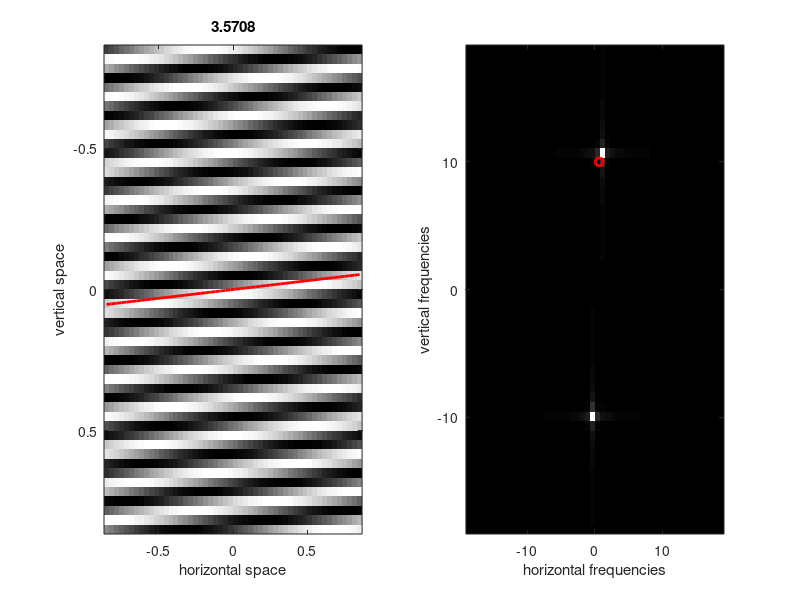

Source code (MATLAB):
 
%%
pixperdeg = 30;
cpd = 3;
phase = 0;
ori = pi/2;

rPix = 50/2;

dPix = rPix*2 + 1;
[X,Y] = meshgrid(-rPix:rPix);
% Standard deviation of gaussian (e1)
sigma = dPix/8;

maxRadians = 2*pi * cpd /pixperdeg;

% Create the sinusoid (s1)
pha = phase * pi/180;
s1 = cos( cos(ori) * (maxRadians*Y) + ...
    sin(ori) * (maxRadians*X) + pha);

pixdims = (-dPix/2:dPix/2);
degdims = pixdims/pixperdeg;

figure(1); clf
imagesc(degdims, degdims, s1)



%% hartley
pixperdeg =  37.5048;
nOctaves = 6;
Freq0 = .5;
M   = 1;
freqs = sort([-2.^(0:(nOctaves-1))*Freq0 0 2.^(0:(nOctaves-1))*Freq0]);
kxs = freqs;
kys = freqs;

[kxgrid, kygrid]=meshgrid(kxs, kys);
        
[xx,yy] = meshgrid(pixdims);
twoPi = 2*pi/pixperdeg;

ori = ori + 2;
sf = 10;
[ky, kx] = pol2cart(ori/180*pi, sf);

% kx = 5;
% ky = 5;
% [ori, sf] = cart2pol(ky, kx);
disp(ori)

gr = twoPi * ((kx*xx + ky*yy) / M);
h = sin(gr) + cos(gr);

hi = h-mean(h(:));

figure(1); clf
subplot(1,2,1) % SPATIAL DOMAIN
imagesc(degdims, degdims, hi); hold on
colormap gray
plot(degdims, (kx/ky)*-degdims+median(degdims), 'r', 'Linewidth', 2)
xlabel('horizontal space')
ylabel('vertical space')
title(ori)

fi = abs(fftshift(fft2((hi))));

% axes in the fourier domain
x = -floor(dPix/2):floor((dPix-1)/2);
x = x/-x(1)*pixperdeg/2;

subplot(1,2,2) % FOURIER DOMAIN
imagesc(x, x, fi)
hold on
plot(kx, ky, 'or', 'Linewidth', 2)
xlabel('horizontal frequencies')
ylabel('vertical frequencies')
axis xy



